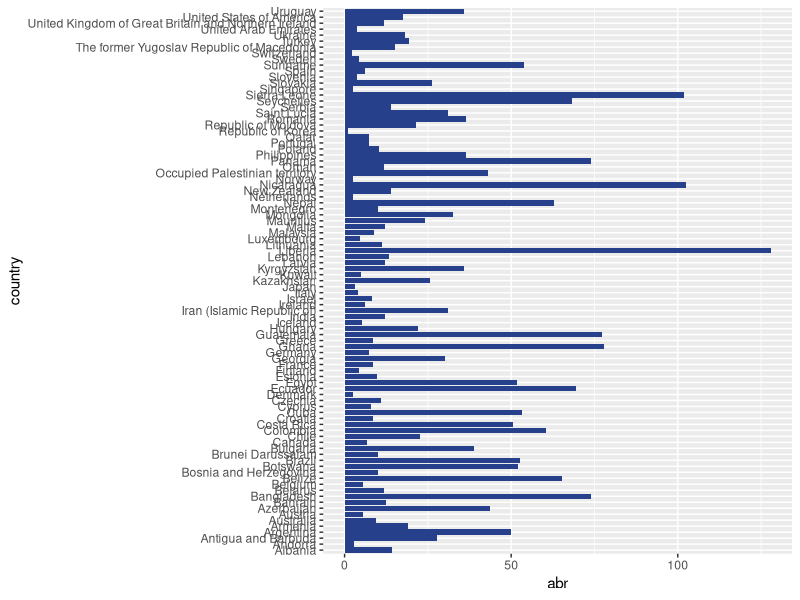

Here is the R script that generated this plot:
library(tidyverse)
library(ggplot2)
library(readxl)



abr <- 
  read_csv("data/abr.csv") %>% 
  transmute(
    country = Location, 
    year = Period, 
    abr = Value
  ) %>% 
  print()



abr %>% 
  filter(year == 2018) %>% 
  ggplot() +
  geom_col(mapping = aes(x = country, y = abr), fill = "royalblue4")  +
  coord_flip()



mapdata <- map_data("world")
view(mapdata)



mapdata <- left_join(mapdata, abr, by=c("region" = "country"))
view(mapdata)










